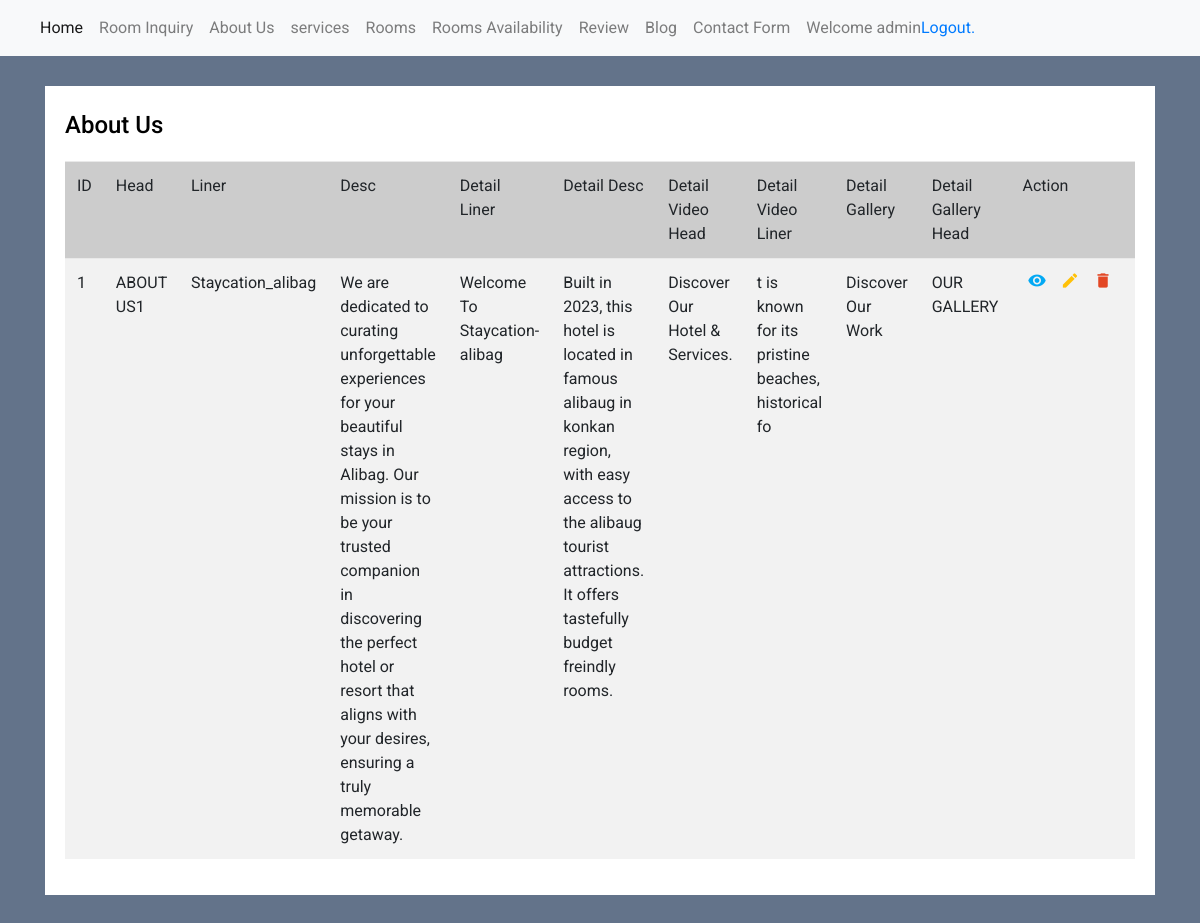
The page /admin/about_us.php (signed in) on the database its author committed.
### tables this page shows
CREATE TABLE `about_us` (
  `id` int(11) NOT NULL,
  `head` varchar(50) NOT NULL,
  `liner` varchar(50) NOT NULL,
  `descriptions` varchar(1000) NOT NULL,
  `detail_liner` varchar(50) NOT NULL,
  `detail_desc` varchar(1000) NOT NULL,
  `detail_video_head` varchar(50) NOT NULL,
  `detail_video_liner` varchar(100) NOT NULL,
  `detail_gallery_head` varchar(50) NOT NULL,
  `detail_gallery` varchar(50) NOT NULL
);

### admin/about_us.php (the view, shortened to what this page needs)
<?php
include('dbconnection.php');
if(!isset($_SESSION['valid'])) {
    header('Location: index.php');
}
else
{
?>
<!DOCTYPE html>
<html lang="en">
<head>
<link rel="stylesheet" href="https://stackpath.bootstrapcdn.com/bootstrap/4.5.0/css/bootstrap.min.css">
<link rel="stylesheet" href="https://maxcdn.bootstrapcdn.com/font-awesome/4.7.0/css/font-awesome.min.css">
</head>
<body>
<nav class="navbar navbar-expand-lg navbar-light bg-light">
<div class="collapse navbar-collapse" id="navbarSupportedContent">
<ul class="navbar-nav mr-auto">
<li class="nav-item active">
<a class="nav-link" href="main.php">Home <span class="sr-only">(current)</span></a>
</li>
<li class="nav-item">
<a class="nav-link" href="room_inquiry.php">Room Inquiry</a>
</li>
<li class="nav-item">
<a class="nav-link" href="about_us.php">About Us</a>
</li>
<li class="nav-item">
<a class="nav-link" href="services.php">services</a>
</li>
<li class="nav-item">
<a class="nav-link" href="main.php">Rooms</a>
</li>
<li class="nav-item">
<a class="nav-link" href="room_availibility.php">Rooms Availability</a>
</li>
<li class="nav-item">
<a class="nav-link" href="review.php">Review</a>
</li>
<li class="nav-item">
<a class="nav-link" href="blog.php">Blog</a>
</li>
<li class="nav-item">
<a class="nav-link" href="contact.php">Contact Form</a>
</li>
<li class="nav-item">
<div class="nav-link">Welcome <?php echo $_SESSION['valid']; ?><a href="logout.php" tite="Logout">Logout.</a></div>
</li>
</ul>
</div>
</nav>
<div class="container-xl">
<div class="table-responsive">
<div class="table-wrapper">
<div class="table-title">
<div class="row">
<div class="col-sm-5">
<h2>About Us</h2>
</div>
<div class="col-sm-7" align="right">
</div>
</div>
</div>
<table class="table table-striped table-hover">
<thead>
<tr bgcolor='#CCCCCC'>
<td>ID</td>
<td>Head</td>
<td>Liner</td>
<td>Desc</td>
<td>Detail Liner</td>
<td>Detail Desc</td>
<td>Detail Video Head</td>
<td>Detail Video Liner</td>
<td>Detail Gallery</td>
<td>Detail Gallery Head</td>
<td>Action</td>
</tr>
</thead>
<tbody>
<?php
$ret=mysqli_query($con,"SELECT * FROM about_us");
$cnt=1;
$row=mysqli_num_rows($ret);
if($row>0){
while ($row=mysqli_fetch_array($ret)) {
?>
<tr>
<td><?php echo $cnt;?></td>
<td><?php  echo $row['head'];?></td>
<td><?php  echo $row['liner'];?></td>
<td><?php  echo $row['descriptions'];?></td>
<td> <?php  echo $row['detail_liner'];?></td>
<td> <?php  echo $row['detail_desc'];?></td>
<td> <?php  echo $row['detail_video_head'];?></td>
<td> <?php  echo $row['detail_video_liner'];?></td>
<td> <?php  echo $row['detail_gallery'];?></td>
<td> <?php  echo $row['detail_gallery_head'];?></td>
<td>
<?php
if($_SESSION["admin_status"] == "Y")
{
    ?>
<a href="read.php?viewid=<?php echo htmlentities ($row['id']);?>" class="view" title="View" data-toggle="tooltip"><i class="material-icons">&#xE417;</i></a>
    <a href="edit_about.php?editid=<?php echo htmlentities ($row['id']);?>" class="edit" title="Edit" data-toggle="tooltip"><i class="material-icons">&#xE254;</i></a>
    <a href="main.php?delid=<?php echo ($row['id']);?>" class="delete" title="Delete" data-toggle="tooltip" onclick="return confirm('Do you really want to Delete ?');"><i class="material-icons">&#xE872;</i></a>
    <?php
}
?>
</td>
</tr>
<?php
$cnt=$cnt+1;
} } else {?>
<tr>
    <th style="text-align:center; color:red;" colspan="6">No Record Found</th>
</tr>
<?php } ?>
</tbody>
</table>
</div>
</div>
</div>
</body>
</html>
<?php
}
?>

### admin/about_us.php (style rules this page uses)
body { color: #fff; background: #63738a; font-family: 'Roboto', sans-serif; }
.table-responsive { margin: 30px 0; }
.table-wrapper { min-width: 1000px; background: #fff; padding: 20px; box-shadow: 0 1px 1px rgba(0,0,0,.05); }
.table-title { font-size: 15px; padding-bottom: 10px; margin: 0 0 10px; min-height: 45px; }
.table-title h2 { margin: 5px 0 0; font-size: 24px; color: black; }
table.table tr th, table.table tr td { border-color: #e9e9e9; }
table.table td:last-child { width: 130px; }
table.table td a { color: #a0a5b1; display: inline-block; margin: 0 5px; }
table.table td a.view { color: #03A9F4; }
table.table td a.edit { color: #FFC107; }
table.table td a.delete { color: #E34724; }
table.table td i { font-size: 19px; }

### rows shown on the page
about_us: head "ABOUT US1", liner "Staycation_alibag", descriptions "We are dedicated to curating unforgettable experiences for your beautiful stays in Alibag. Our mission is to be your trusted companion in discovering the perfect hotel or resort that aligns with your desires, ensuring a truly memorable getaway.", detail_liner "Welcome To Staycation-alibag", detail_desc "Built in 2023, this hotel is located in famous alibaug in konkan region, with easy access to the alibaug tourist attractions. It offers tastefully budget freindly rooms.", detail_video_head "Discover Our Hotel & Services.", detail_video_liner "t is known for its pristine beaches, historical fo", detail_gallery "Discover Our Work", detail_gallery_head "OUR GALLERY"

### other values the page prints
$_SESSION['valid'] "admin"
